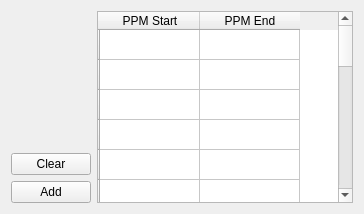
            <widget class="QWidget" name="excludeRegionTab">
             <layout class="QGridLayout" name="gridLayout_2">
              <item row="0" column="0">
               <layout class="QVBoxLayout" name="verticalLayout_13">
                <item>
                 <spacer name="verticalSpacer_5">
                  <property name="orientation">
                   <enum>Qt::Vertical</enum>
                  </property>
                  <property name="sizeHint" stdset="0">
                   <size>
                    <width>20</width>
                    <height>40</height>
                   </size>
                  </property>
                 </spacer>
                </item>
                <item>
                 <widget class="QPushButton" name="excludeClearButton">
                  <property name="text">
                   <string>Clear</string>
                  </property>
                 </widget>
                </item>
                <item>
                 <widget class="QPushButton" name="excludeAddButton">
                  <property name="text">
                   <string>Add</string>
                  </property>
                 </widget>
                </item>
               </layout>
              </item>
              <item row="0" column="1">
               <widget class="QTableWidget" name="excludeRegionTW">
                <row>
                 <property name="text">
                  <string/>
                 </property>
                </row>
                <row>
                 <property name="text">
                  <string/>
                 </property>
                </row>
                <row>
                 <property name="text">
                  <string/>
                 </property>
                </row>
                <row>
                 <property name="text">
                  <string/>
                 </property>
                </row>
                <row>
                 <property name="text">
                  <string/>
                 </property>
                </row>
                <row>
                 <property name="text">
                  <string/>
                 </property>
                </row>
                <row>
                 <property name="text">
                  <string/>
                 </property>
                </row>
                <row>
                 <property name="text">
                  <string/>
                 </property>
                </row>
                <row>
                 <property name="text">
                  <string/>
                 </property>
                </row>
                <row>
                 <property name="text">
                  <string/>
                 </property>
                </row>
                <row>
                 <property name="text">
                  <string/>
                 </property>
                </row>
                <row>
                 <property name="text">
                  <string/>
                 </property>
                </row>
                <row>
                 <property name="text">
                  <string/>
                 </property>
                </row>
                <row>
                 <property name="text">
                  <string/>
                 </property>
                </row>
                <row>
                 <property name="text">
                  <string/>
                 </property>
                </row>
                <row>
                 <property name="text">
                  <string/>
                 </property>
                </row>
                <row>
                 <property name="text">
                  <string/>
                 </property>
                </row>
                <row>
                 <property name="text">
                  <string/>
                 </property>
                </row>
                <row>
                 <property name="text">
                  <string/>
                 </property>
                </row>
                <row>
                 <property name="text">
                  <string/>
                 </property>
                </row>
                <column>
                 <property name="text">
                  <string>PPM Start</string>
                 </property>
                </column>
                <column>
                 <property name="text">
                  <string>PPM End</string>
                 </property>
                </column>
               </widget>
              </item>
             </layout>
            </widget>
